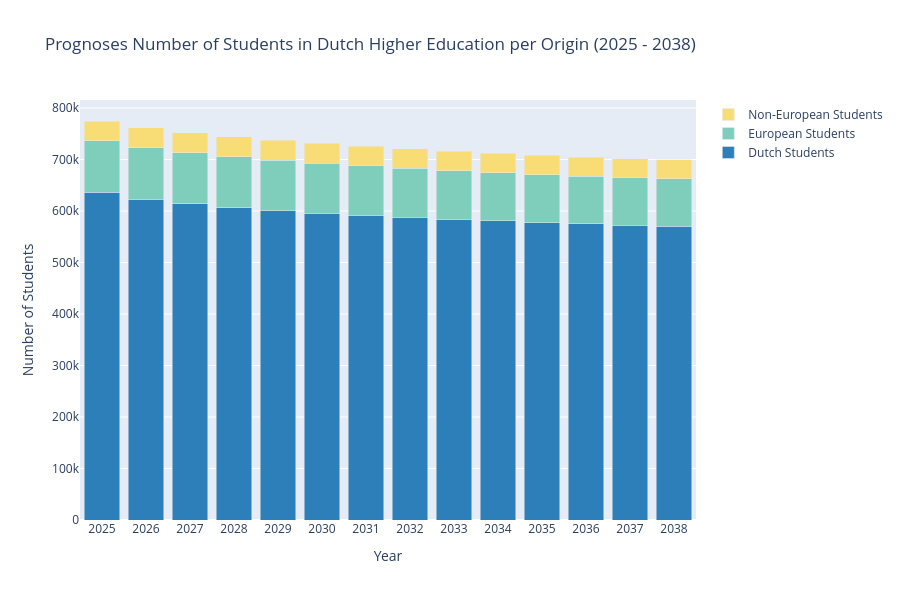

Notebook source saved alongside this figure:
### Markdown cell above
*Figure 6: Projected Number of Students in Dutch Higher Education (2025–2038). This graph presents the projected total number of students enrolled in Dutch higher education. A gradual decline is expected over the coming years, indicating potential demographic shifts or changing enrollment patterns.*

### Code cell
totaal_NL = []
totaal_EER = []
totaal_niet_EER = []

for jaar in jaren3:
    totaal = student_prognoses[
        (student_prognoses['jaar'] == jaar) & 
        (student_prognoses['herkomst'] == 'NL')
    ]['ingeschrevenen_HO'].sum()
    
    totaal_NL.append(totaal)

for jaar in jaren3:
    totaal = student_prognoses[
        (student_prognoses['jaar'] == jaar) & 
        (student_prognoses['herkomst'] == 'EER')
    ]['ingeschrevenen_HO'].sum()
    
    totaal_EER.append(totaal)

for jaar in jaren3:
    totaal = student_prognoses[
        (student_prognoses['jaar'] == jaar) & 
        (student_prognoses['herkomst'] == 'niet-EER')
    ]['ingeschrevenen_HO'].sum()
    
    totaal_niet_EER.append(totaal)

fig6 = go.Figure(data=[
    go.Bar(name='Dutch Students', x=jaren3, y=totaal_NL, marker=dict(color='#2c7fb8')),
    go.Bar(name='European Students', x=jaren3, y=totaal_EER, marker=dict(color='#7fcdbb')),
    go.Bar(name='Non-European Students', x=jaren3, y=totaal_niet_EER, marker=dict(color='#f8dc75')),
])

fig6.update_layout(barmode='stack', title='Prognoses Number of Students in Dutch Higher Education per Origin (2025 - 2038)', height = 600, xaxis_title="Year",
    yaxis_title="Number of Students", xaxis=dict(
    tickmode='array',
    tickvals=jaren3,  # toont alle jaartallen die je opgeeft
    ticktext=[str(jaar) for jaar in jaren3]  # optioneel: maak labels expliciet
))
fig6.show()

### Figure 1 — Plotly figure (JSON) as saved in the notebook; plotly's stock layout.template omitted (floating-point values rounded to 4 significant figures)
{"data": [{"marker": {"color": "#2c7fb8"}, "name": "Dutch Students", "type": "bar", "x": [2025, 2026, 2027, 2028, 2029, 2030, 2031, 2032, 2033, 2034, 2035, 2036, 2037, 2038], "y": [636500.0, 623200.0, 613700.0, 606500.0, 600900.0, 595900.0, 591500.0, 587500.0, 583900.0, 580700.0, 577700.0, 574800.0, 572300.0, 570500.0]}, {"marker": {"color": "#7fcdbb"}, "name": "European Students", "type": "bar", "x": [2025, 2026, 2027, 2028, 2029, 2030, 2031, 2032, 2033, 2034, 2035, 2036, 2037, 2038], "y": [100300.0, 100000.0, 99320.0, 98440.0, 97670.0, 96830.0, 95950.0, 95100.0, 94380.0, 93730.0, 93170.0, 92670.0, 92260.0, 91930.0]}, {"marker": {"color": "#f8dc75"}, "name": "Non-European Students", "type": "bar", "x": [2025, 2026, 2027, 2028, 2029, 2030, 2031, 2032, 2033, 2034, 2035, 2036, 2037, 2038], "y": [38000.0, 38740.0, 39000.0, 38980.0, 38830.0, 38610.0, 38350.0, 38090.0, 37870.0, 37650.0, 37430.0, 37240.0, 37070.0, 36940.0]}], "layout": {"barmode": "stack", "height": 600, "title": {"text": "Prognoses Number of Students in Dutch Higher Education per Origin (2025 - 2038)"}, "xaxis": {"autorange": true, "range": [2024.0, 2038.0], "tickmode": "array", "ticktext": ["2025", "2026", "2027", "2028", "2029", "2030", "2031", "2032", "2033", "2034", "2035", "2036", "2037", "2038"], "tickvals": [2025, 2026, 2027, 2028, 2029, 2030, 2031, 2032, 2033, 2034, 2035, 2036, 2037, 2038], "title": {"text": "Year"}, "type": "linear"}, "yaxis": {"autorange": true, "range": [0, 815500.0], "title": {"text": "Number of Students"}, "type": "linear"}}}
